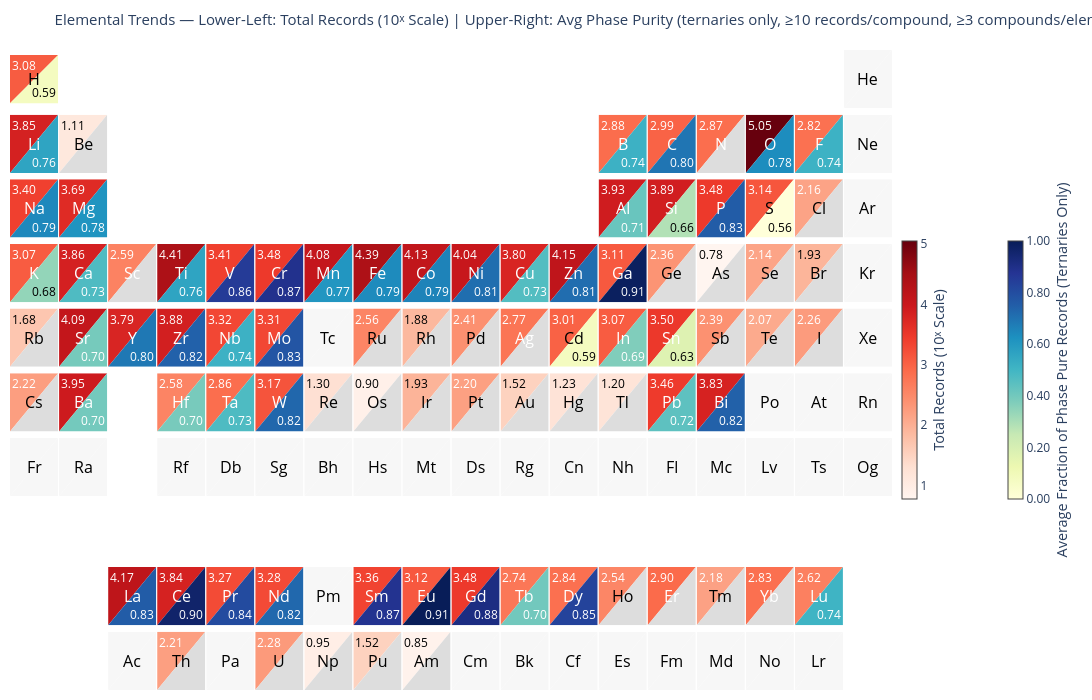

Notebook cell for this chart:
### Markdown cell above
<a id="figure-2"></a>
## Figure 2 | Target materials elemental frequency and phase purity trends

> *Upper left triangle: total data records (10ˣ scale). Lower right triangle: average fraction
> of phase-pure records calculated from ternary compounds. Elements with less than three
> ternary compounds with at least ten data records each are excluded from phase purity
> analysis (dark gray). The figure includes 117,815 of the 148,024 records (79.6%). The
> remainder are excluded because the target formula could not be normalized by text2chem or
> parsed by pymatgen.*

### Code cell
# FIGURE 2 — periodic table of record counts and phase purity

import numpy as np
from collections import Counter, defaultdict
from pymatgen.core import Composition, Element
from pymatviz import ptable_heatmap_splits
import plotly.graph_objects as go

formula_stats = defaultdict(lambda: {"pure": 0, "impure": 0, "total_records": 0})

for entry in records:
    target = entry.get("protocol", {}).get("target", {})
    formula = target.get("material_formula")
    if not formula or not isinstance(formula, str):
        continue

    cls = entry.get("phase_purity", {}).get("classification")
    if cls == "Pure":
        formula_stats[formula]["pure"] += 1
    elif cls == "Impure":
        formula_stats[formula]["impure"] += 1
    formula_stats[formula]["total_records"] += 1

# Element membership comes from re-parsing material_formula with pymatgen, which
# drops ambiguous formulas (variable stoichiometry, composite notation).
element_counts = Counter()
element_purity_list = defaultdict(list)

MIN_RECORDS_PER_COMPOUND = 10   # minimum pure+impure records for a compound to contribute
MIN_N = 3                       # minimum qualifying compounds for an element to show a value

for formula, stats in formula_stats.items():
    try:
        comp = Composition(formula)
        symbols = {el.symbol for el in comp.elements}
        # "Ts" (tennessine) is a text2chem artifact that arises from misparsed CNT labels such as
        # "CNTs" -> C, N, Ts, so skip those formulas. There are 17 cases of this in the dataset. 
        if "Ts" in symbols:
            continue
        n_elements = len(symbols)

        for sym in symbols:
            element_counts[sym] += stats["total_records"]

        # Purity threshold counts Pure + Impure only, so "Insufficient info"
        # records cannot inflate a compound over the cutoff.
        relevant_count = stats["pure"] + stats["impure"]
        if n_elements == 3 and relevant_count >= MIN_RECORDS_PER_COMPOUND:
            purity_fraction = stats["pure"] / relevant_count
            for sym in symbols:
                element_purity_list[sym].append(purity_fraction)

    except Exception:
        continue

avg_purity = {
    sym: np.mean(vals)
    for sym, vals in element_purity_list.items()
    if len(vals) >= MIN_N
}

INSUFF_COLOR = "#dddddd"          # grey: in dataset but insufficient purity data
NOT_IN_DATASET_COLOR = "#f7f7f7"  # near-white: element not in dataset at all

all_pt_symbols = [el.symbol for el in Element if el.Z <= 118]

combined_data = {}
for sym in all_pt_symbols:
    if sym in element_counts:
        combined_data[sym] = [
            np.log10(element_counts[sym]),
            avg_purity.get(sym, np.nan),
        ]
    else:
        combined_data[sym] = [np.nan, np.nan]

fig = ptable_heatmap_splits(
    combined_data,
    orientation="diagonal",
    colorscale=["Reds", "YlGnBu"],
    colorbar=[
        {
            "title": "Total Records (10ˣ Scale)",
            "x": 1.0,
            "tickvals": [1, 2, 3, 4, 5],
            "ticktext": ["1", "2", "3", "4", "5"],
            "tickformat": "",
        },
        {
            "title": "Average Fraction of Phase Pure Records (Ternaries Only)",
            "x": 1.12,
        },
    ],
    on_empty="hide",
    nan_color=INSUFF_COLOR,
    hover_fmt=".3g",
    split_value_fmt=".2f",
    font_size=12,
    symbol_kwargs=dict(font=dict(size=16)),
    hover_data={
        sym: (
            f"Count: {element_counts[sym]:,}"
            if sym in element_counts
            else "Not in dataset"
        )
        for sym in all_pt_symbols
    },
)

# Recolor the "not in dataset" tiles
sym_to_axis = {}
all_element_symbols = {el.symbol for el in Element}
for ann in fig.layout.annotations:
    txt = (ann.text or "").replace("<b>", "").replace("</b>", "").strip()
    if ann.xref and ann.xref.startswith("x") and txt in all_element_symbols:
        sym_to_axis[txt] = ann.xref.replace("x", "") or "1"

not_in_dataset = {sym for sym in all_pt_symbols if sym not in element_counts}
for sym in not_in_dataset:
    axis_str = sym_to_axis.get(sym)
    if axis_str is None:
        continue
    for trace in fig.data:
        axis = (trace.xaxis or "x").replace("x", "") or "1"
        if axis == axis_str and trace.fill == "toself":
            trace.fillcolor = NOT_IN_DATASET_COLOR
            if trace.line:
                trace.line.color = NOT_IN_DATASET_COLOR

# Fix purity colorbar range to 0-1
cb_traces = [t for t in fig.data if t.marker and t.marker.colorscale is not None]
if len(cb_traces) >= 2:
    purity_cb_trace = cb_traces[1]
    purity_cb_trace.marker.cmin = 0.0
    purity_cb_trace.marker.cmax = 1.0
    purity_cb_trace.marker.colorbar.tickvals   = [0.0, 0.2, 0.4, 0.6, 0.8, 1.0]
    purity_cb_trace.marker.colorbar.ticktext   = ["0.00", "0.20", "0.40", "0.60", "0.80", "1.00"]
    purity_cb_trace.marker.colorbar.tickformat = ""

fig.add_trace(go.Scatter(
    x=[None], y=[None], mode="markers",
    marker=dict(size=14, color=INSUFF_COLOR, symbol="square", line=dict(color="gray", width=1)),
    name=f"In dataset — insufficient purity data<br>"
         f"(< {MIN_N} ternary compounds with ≥{MIN_RECORDS_PER_COMPOUND} records)",
    showlegend=True,
))
fig.add_trace(go.Scatter(
    x=[None], y=[None], mode="markers",
    marker=dict(size=14, color=NOT_IN_DATASET_COLOR, symbol="square", line=dict(color="gray", width=1)),
    name="Not present in dataset",
    showlegend=True,
))

fig.update_layout(
    title=dict(
        text=(
            "Elemental Trends — Lower-Left: Total Records (10ˣ Scale) | "
            "Upper-Right: Avg Phase Purity "
            f"(ternaries only, ≥{MIN_RECORDS_PER_COMPOUND} records/compound, "
            f"≥{MIN_N} compounds/element)"
        ),
        font_size=15,
    ),
    paper_bgcolor="white",
    plot_bgcolor="white",
    legend=dict(
        x=0.13, y=0.97, xanchor="left", yanchor="top",
        orientation="h", bgcolor="white", bordercolor="gray", borderwidth=1,
        font=dict(size=12),
    ),
    width=1500,
    height=700,
)

fig.show()
